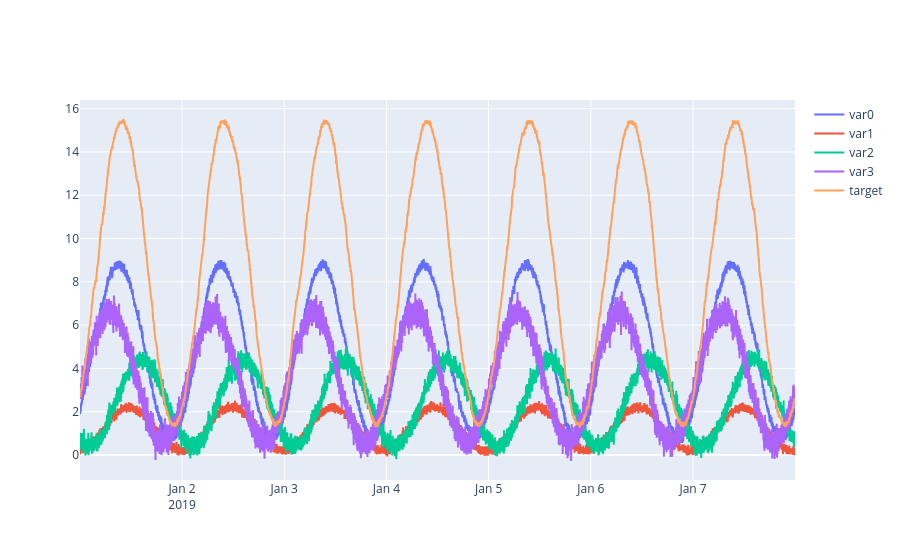

Notebook code cell kept with this figure:
### Markdown cell above
### plot data

### Code cell
fig = go.Figure()

for col in df.columns:
    
    fig.add_trace(go.Scatter(
        mode="lines",
        x=df.index.values,
        y=df[col].values,
        name=col
    ))
    
fig.show()

### Figure 1 — Plotly figure (JSON) as saved in the notebook; plotly's stock layout.template omitted (floating-point values rounded to 4 significant figures; data arrays with more than 128 entries replaced by an {"elided": "..."} marker saying what was removed)
{"data": [{"mode": "lines", "name": "var0", "type": "scatter", "x": {"elided": "10080 str values"}, "y": {"elided": "10080 float values"}}, {"mode": "lines", "name": "var1", "type": "scatter", "x": {"elided": "10080 str values"}, "y": {"elided": "10080 float values"}}, {"mode": "lines", "name": "var2", "type": "scatter", "x": {"elided": "10080 str values"}, "y": {"elided": "10080 float values"}}, {"mode": "lines", "name": "var3", "type": "scatter", "x": {"elided": "10080 str values"}, "y": {"elided": "10080 float values"}}, {"mode": "lines", "name": "target", "type": "scatter", "x": {"elided": "10080 str values"}, "y": {"elided": "10080 float values"}}], "layout": {}}
